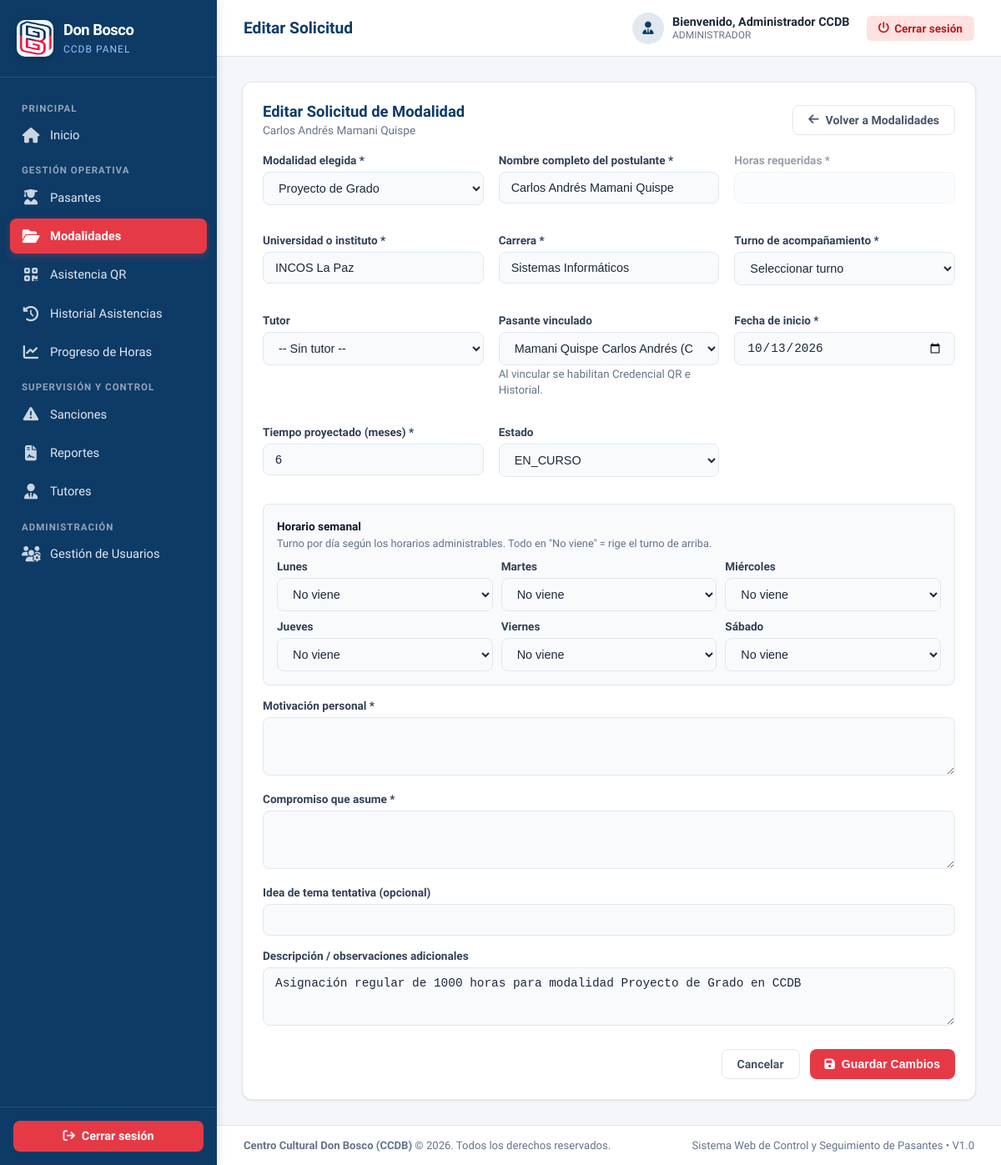
The page /views/modalidades/editar_solicitud.php?id=1 (signed in) on the database its author committed.
### tables this page shows
CREATE TABLE IF NOT EXISTS procesos (
    id_proceso INT UNSIGNED AUTO_INCREMENT PRIMARY KEY,
    id_pasante INT UNSIGNED NULL,
    id_institucion INT UNSIGNED NOT NULL,
    id_modalidad INT UNSIGNED NULL,
    id_tutor INT UNSIGNED NULL,
    id_turno INT UNSIGNED NULL,
    fecha_inicio DATE NOT NULL,
    fecha_fin DATE NULL,
    horas_requeridas INT UNSIGNED NULL,
    estado VARCHAR(30) NOT NULL DEFAULT 'EN_CURSO',
    observacion TEXT,
    fecha_registro DATETIME NOT NULL DEFAULT CURRENT_TIMESTAMP,
    CONSTRAINT fk_procesos_pasante
        FOREIGN KEY (id_pasante)
        REFERENCES pasantes(id_pasante)
        ON UPDATE CASCADE
        ON DELETE RESTRICT,
    CONSTRAINT fk_procesos_institucion
        FOREIGN KEY (id_institucion)
        REFERENCES instituciones(id_institucion)
        ON UPDATE CASCADE
        ON DELETE RESTRICT,
    CONSTRAINT fk_procesos_modalidad
        FOREIGN KEY (id_modalidad)
        REFERENCES modalidades(id_modalidad)
        ON UPDATE CASCADE
        ON DELETE RESTRICT,
    CONSTRAINT fk_procesos_tutor
        FOREIGN KEY (id_tutor)
        REFERENCES tutores(id_tutor)
        ON UPDATE CASCADE
        ON DELETE SET NULL
);

CREATE TABLE IF NOT EXISTS modalidades (
    id_modalidad INT UNSIGNED AUTO_INCREMENT PRIMARY KEY,
    nombre VARCHAR(100) NOT NULL UNIQUE,
    descripcion TEXT,
    horas_requeridas_base INT UNSIGNED NOT NULL,
    estado TINYINT(1) NOT NULL DEFAULT 1,
    fecha_registro DATETIME NOT NULL DEFAULT CURRENT_TIMESTAMP
);

CREATE TABLE IF NOT EXISTS pasantes (
    id_pasante INT UNSIGNED AUTO_INCREMENT PRIMARY KEY,
    id_usuario INT UNSIGNED NULL,
    id_universidad INT UNSIGNED NOT NULL,
    id_carrera INT UNSIGNED NOT NULL,
    ci VARCHAR(30) NOT NULL UNIQUE,
    nombres VARCHAR(100) NOT NULL,
    apellidos VARCHAR(100) NOT NULL,
    correo VARCHAR(150),
    telefono VARCHAR(30),
    semestre VARCHAR(50),
    fecha_nacimiento DATE NULL,
    direccion TEXT NULL,
    foto VARCHAR(255) NULL,
    estado VARCHAR(30) NOT NULL DEFAULT 'ACTIVO',
    fecha_registro DATETIME NOT NULL DEFAULT CURRENT_TIMESTAMP,
    CONSTRAINT fk_pasantes_usuario
        FOREIGN KEY (id_usuario)
        REFERENCES usuarios(id_usuario)
        ON UPDATE CASCADE
        ON DELETE SET NULL,
    CONSTRAINT fk_pasantes_universidad
        FOREIGN KEY (id_universidad)
        REFERENCES instituciones(id_institucion)
        ON UPDATE CASCADE
        ON DELETE RESTRICT,
    CONSTRAINT fk_pasantes_carrera
        FOREIGN KEY (id_carrera)
        REFERENCES carreras(id_carrera)
        ON UPDATE CASCADE
        ON DELETE RESTRICT
);

### views/modalidades/editar_solicitud.php (the view, shortened to what this page needs)
<?php
$db = Database::getConnection();
$id_proceso = (int)($_GET['id'] ?? 0);
$stmt = $db->prepare("SELECT pr.*, s.* FROM procesos pr
                      LEFT JOIN solicitudes_modalidad s ON s.id_proceso = pr.id_proceso
                      WHERE pr.id_proceso = :id LIMIT 1");
$stmt->execute([':id' => $id_proceso]);
$sol = $stmt->fetch();
if (empty($sol['id_solicitud']) && !empty($sol['id_pasante'])) {
    $stmtPre = $db->prepare("SELECT p.nombres, p.apellidos, i.nombre AS institucion, c.nombre AS carrera
                             FROM pasantes p
                             LEFT JOIN instituciones i ON p.id_universidad = i.id_institucion
                             LEFT JOIN carreras c ON p.id_carrera = c.id_carrera
                             WHERE p.id_pasante = :id LIMIT 1");
    $stmtPre->execute([':id' => $sol['id_pasante']]);
    if ($pre = $stmtPre->fetch()) {
        $sol['postulante'] = trim(($pre['nombres'] ?? '') . ' ' . ($pre['apellidos'] ?? ''));
        $sol['universidad'] = $pre['institucion'] ?? '';
        $sol['carrera'] = $pre['carrera'] ?? '';
    }
    if (!empty($sol['fecha_inicio']) && !empty($sol['fecha_fin'])) {
        $dd1 = new DateTime($sol['fecha_inicio']);
        $dd2 = new DateTime($sol['fecha_fin']);
        if ($dd2 > $dd1) {
            $ddiff = $dd1->diff($dd2);
            $sol['meses_proyectados'] = max(1, $ddiff->y * 12 + $ddiff->m);
        }
    }
}
$modalidades = $db->query("SELECT * FROM modalidades WHERE estado = 1 ORDER BY nombre ASC")->fetchAll();
$listaPasantes = $db->query("SELECT id_pasante, nombres, apellidos, ci FROM pasantes WHERE estado = 'ACTIVO' ORDER BY apellidos ASC")->fetchAll();
require_once __DIR__ . '/../../includes/header.php';
require_once __DIR__ . '/../../includes/sidebar.php';
?>
<div class="main-wrapper">
    <?php require_once __DIR__ . '/../../includes/navbar.php'; ?>
    <main class="content-body">
        <div class="card" style="max-width: 960px; margin: 0 auto;">
            <div class="card-header-flex">
                <div>
                    <h3 class="card-title">Editar Solicitud de Modalidad</h3>
                    <p style="font-size: 0.85rem; color: var(--text-muted); margin-top: 4px;">
                        <?= htmlspecialchars($sol['postulante'] ?? 'Registro independiente') ?>
                    </p>
                </div>
                <a href="index.php" class="btn btn-outline">
                    <i class="fa-solid fa-arrow-left"></i> Volver a Modalidades
                </a>
            </div>
            <form action="editar_solicitud.php?id=<?= $id_proceso ?>" method="POST">
                <div class="form-grid">
                    <div class="form-group">
                        <label for="id_modalidad">Modalidad elegida *</label>
                        <select name="id_modalidad" id="id_modalidad" class="form-control" required onchange="toggleHoras(this)">
                            <?php foreach ($modalidades as $m): ?>
                                <option value="<?= $m['id_modalidad'] ?>" data-nombre="<?= htmlspecialchars($m['nombre']) ?>" <?= ((int)$sol['id_modalidad'] === (int)$m['id_modalidad']) ? 'selected' : '' ?>>
                                    <?= htmlspecialchars($m['nombre']) ?>
                                </option>
                            <?php endforeach; ?>
                        </select>
                    </div>
                    <div class="form-group">
                        <label for="postulante">Nombre completo del postulante *</label>
                        <input type="text" name="postulante" id="postulante" class="form-control" required value="<?= htmlspecialchars($sol['postulante'] ?? '') ?>">
                    </div>
                    <div class="form-group" id="grupoHoras">
                        <label for="horas_requeridas">Horas requeridas *</label>
                        <input type="number" name="horas_requeridas" id="horas_requeridas" class="form-control" min="10" step="10" value="<?= htmlspecialchars($sol['horas_requeridas'] ?? '') ?>">
                    </div>
                    <div class="form-group">
                        <label for="universidad">Universidad o instituto *</label>
                        <input type="text" name="universidad" id="universidad" class="form-control" required value="<?= htmlspecialchars($sol['universidad'] ?? '') ?>">
                    </div>
                    <div class="form-group">
                        <label for="carrera">Carrera *</label>
                        <input type="text" name="carrera" id="carrera" class="form-control" required value="<?= htmlspecialchars($sol['carrera'] ?? '') ?>">
                    </div>
                    <div class="form-group">
                        <label for="id_turno">Turno de acompañamiento *</label>
                        <select name="id_turno" id="id_turno" class="form-control" required>
                            <option value="0">Seleccionar turno</option>
                        </select>
                    </div>
                    <div class="form-group">
                        <label for="id_tutor">Tutor</label>
                        <select name="id_tutor" id="id_tutor" class="form-control">
                            <option value="0">-- Sin tutor --</option>
                        </select>
                    </div>
                    <div class="form-group">
                        <label for="id_pasante_vinc">Pasante vinculado</label>
                        <select name="id_pasante_vinc" id="id_pasante_vinc" class="form-control">
                            <?php foreach ($listaPasantes as $pas): ?>
                                <option value="<?= $pas['id_pasante'] ?>" <?= ((int)($sol['id_pasante'] ?? 0) === (int)$pas['id_pasante']) ? 'selected' : '' ?>>
                                    <?= htmlspecialchars($pas['apellidos'] . ' ' . $pas['nombres']) ?> (CI: <?= htmlspecialchars($pas['ci']) ?>)
                                </option>
                            <?php endforeach; ?>
                        </select>
                        <small style="color: var(--text-muted);">Al vincular se habilitan Credencial QR e Historial.</small>
                    </div>
                    <div class="form-group">
                        <label for="fecha_inicio">Fecha de inicio *</label>
                        <input type="date" name="fecha_inicio" id="fecha_inicio" class="form-control" required value="<?= htmlspecialchars($sol['fecha_inicio'] ?? '') ?>">
                    </div>
                    <div class="form-group">
                        <label for="meses">Tiempo proyectado (meses) *</label>
                        <input type="number" name="meses" id="meses" class="form-control" required min="1" max="24" value="<?= htmlspecialchars($sol['meses_proyectados'] ?? '6') ?>">
                    </div>
                    <div class="form-group">
                        <label for="estado">Estado</label>
                        <select name="estado" id="estado" class="form-control">
                            <?php foreach (['EN_CURSO', 'FINALIZADO', 'CANCELADO'] as $e): ?>
                                <option value="<?= $e ?>" <?= ($sol['estado'] === $e) ? 'selected' : '' ?>><?= $e ?></option>
                            <?php endforeach; ?>
                        </select>
                    </div>
                </div>
                <div style="margin-top: 16px; background: #f8fafc; border: 1px solid #e2e8f0; border-radius: 8px; padding: 16px;">
                    <label style="font-weight: 700; font-size: 0.85rem; color: #0f172a;">Horario semanal</label>
                    <p style="font-size: 0.8rem; color: var(--text-muted); margin: 4px 0 12px 0;">Turno por día según los horarios administrables. Todo en "No viene" = rige el turno de arriba.</p>
                    <div style="display: grid; grid-template-columns: repeat(auto-fill, minmax(220px, 1fr)); gap: 10px;">
                        <?php foreach ([1 => 'Lunes', 2 => 'Martes', 3 => 'Miércoles', 4 => 'Jueves', 5 => 'Viernes', 6 => 'Sábado'] as $numDia => $nombreDia): ?>
                        <div class="form-group" style="margin: 0;">
                            <label for="dia_<?= $numDia ?>"><?= $nombreDia ?></label>
                            <select name="dias[<?= $numDia ?>]" id="dia_<?= $numDia ?>" class="form-control">
                                <option value="0">No viene</option>
                            </select>
                        </div>
                        <?php endforeach; ?>
                    </div>
                </div>
                <div class="form-group" style="margin-top: 16px;">
                    <label for="motivacion">Motivación personal *</label>
                    <textarea name="motivacion" id="motivacion" rows="3" class="form-control" required><?= htmlspecialchars($sol['motivacion'] ?? '') ?></textarea>
                </div>
                <div class="form-group">
                    <label for="compromiso">Compromiso que asume *</label>
                    <textarea name="compromiso" id="compromiso" rows="3" class="form-control" required><?= htmlspecialchars($sol['compromiso'] ?? '') ?></textarea>
                </div>
                <div class="form-group">
                    <label for="idea_tema">Idea de tema tentativa (opcional)</label>
                    <input type="text" name="idea_tema" id="idea_tema" class="form-control" value="<?= htmlspecialchars($sol['idea_tema'] ?? '') ?>">
                </div>
                <div class="form-group">
                    <label for="descripcion">Descripción / observaciones adicionales</label>
                    <textarea name="descripcion" id="descripcion" rows="3" class="form-control"><?= htmlspecialchars($sol['descripcion'] ?? $sol['observacion'] ?? '') ?></textarea>
                </div>
                <div style="margin-top: 24px; display: flex; justify-content: flex-end; gap: 12px;">
                    <a href="index.php" class="btn btn-outline">Cancelar</a>
                    <button type="submit" class="btn btn-danger">
                        <i class="fa-solid fa-floppy-disk"></i> Guardar Cambios
                    </button>
                </div>
            </form>
        </div>
    </main>
    <?php require_once __DIR__ . '/../../includes/footer.php'; ?>

### assets/css/style.css (style rules this page uses)
:root { --primary-blue: #0d3b66; --secondary-blue: #1d4e89; --primary-red: #e63946; --hover-red: #c92a37; --bg-color: #f4f6f9; --sidebar-width: 260px; --navbar-height: 68px; --card-bg: #ffffff; --text-dark: #1e293b; --text-muted: #64748b; --border-color: #e2e8f0; --border-radius: 12px; --shadow-sm: 0 1px 3px rgba(0,0,0,0.06), 0 1px 2px rgba(0,0,0,0.04); --shadow-md: 0 4px 6px -1px rgba(0,0,0,0.07), 0 2px 4px -1px rgba(0,0,0,0.04); --shadow-lg: 0 10px 15px -3px rgba(0,0,0,0.08), 0 4px 6px -2px rgba(0,0,0,0.03); }
* { box-sizing: border-box; margin: 0; padding: 0; }
body { font-family: 'Segoe UI', system-ui, -apple-system, BlinkMacSystemFont, Roboto, sans-serif; background-color: var(--bg-color); color: var(--text-dark); display: block; min-height: 100vh; }
.main-wrapper { margin-left: var(--sidebar-width); width: calc(100% - var(--sidebar-width)); min-height: 100vh; display: flex; flex-direction: column; }
.content-body { padding: 30px; flex-grow: 1; }
.card { background: var(--card-bg); border-radius: var(--border-radius); border: 1px solid var(--border-color); box-shadow: var(--shadow-sm); padding: 24px; margin-bottom: 24px; }
.card-header-flex { display: flex; justify-content: space-between; align-items: center; margin-bottom: 20px; }
.card-title { font-size: 1.15rem; font-weight: 700; color: var(--primary-blue); }
.btn { padding: 9px 18px; border-radius: 8px; font-size: 0.88rem; font-weight: 600; text-decoration: none; cursor: pointer; display: inline-flex; align-items: center; gap: 8px; border: none; transition: all 0.2s; }
.btn-danger { background-color: var(--primary-red); color: #ffffff; }
.btn-outline { background: transparent; border: 1.5px solid var(--border-color); color: #475569; }
.form-grid { display: grid; grid-template-columns: repeat(auto-fit, minmax(260px, 1fr)); gap: 18px; }
.form-group { margin-bottom: 16px; }
.form-group label { display: block; font-size: 0.85rem; font-weight: 600; color: #334155; margin-bottom: 6px; }
.form-control { width: 100%; padding: 10px 14px; border: 1.5px solid var(--border-color); border-radius: 8px; font-size: 0.9rem; color: var(--text-dark); outline: none; background: #f8fafc; transition: border-color 0.2s; }

### rows shown on the page
procesos: id_modalidad "Proyecto de Grado", id_pasante_vinc "Mamani Quispe Carlos Andrés (CI: 8329410)", fecha_inicio "10/13/2026", estado "EN_CURSO", descripcion "Asignación regular de 1000 horas para modalidad Proyecto de Grado en CCDB"

### other values the page prints
$pageTitle "Editar Solicitud"
$currentUser['nombre'] "Administrador CCDB"
$currentUser['rol_name'] "ADMINISTRADOR"
$sol['postulante'] "Carlos Andrés Mamani Quispe"
$nombreDia "Lunes"
$nombreDia "Martes"
$nombreDia "Miércoles"
$nombreDia "Jueves"
$nombreDia "Viernes"
$nombreDia "Sábado"
